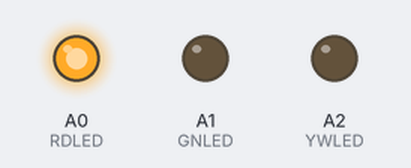
The sketch below on a simulated Arduino Uno, built with avr-gcc and run on an emulated ATmega328P. Shown: output pins drawn as LEDs (lit = HIGH).

Above: at 0.12 s.
At 1.37 s:
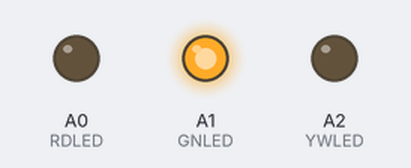
At 2.62 s:
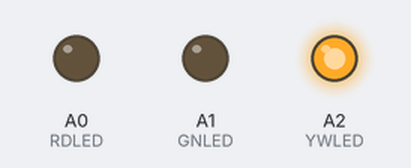
Timing chart, 0 to 3.0 s (numbered marks = the images above):
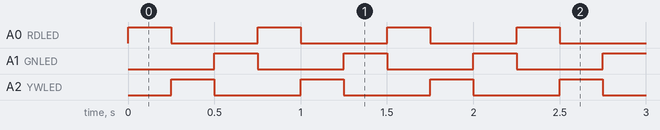

The sketch:

LED_Func_V1.ino
```cpp
/* Description: this code controls the 3 LEDs on the robot.
 * It includes pins used, and an example of the function
 * created that controls all 3 colors
 *
 * By: Kaden Foy
 * Date: July 28th 2021
 */

 // LED pins used
# define RDLED A0 // red LED (note on Analog pin)
# define GNLED A1 // Green LED (note on Analog pin)
# define YWLED A2 // red LED (note on Analog pin)

void setup() {
  // initalize LED pins
  pinMode(RDLED,OUTPUT);
  pinMode(GNLED,OUTPUT);
  pinMode(YWLED,OUTPUT);
}

void loop() {
  // example of turning LED lights R, Y, G on then off with 0.25S spacing
  // LED_On(RED,YELLOW,GREEN);
  LED_On(1,0,0);
  delay(250);
  LED_On(0,1,0);
  delay(250);
  LED_On(0,0,1);
  delay(250);
}

void LED_On(int r, int y, int g){
  // function that turns on the LED where pin value is set high
  digitalWrite(RDLED,r);
  digitalWrite(YWLED,y);
  digitalWrite(GNLED,g);
}
```

Measured:
- by itself, A0 (RDLED), A1 (GNLED), A2 (YWLED): alternates HIGH for 0.25 s and LOW for 0.50 s
- by itself, everything shown: repeats every 0.75 s, in 3 steps
